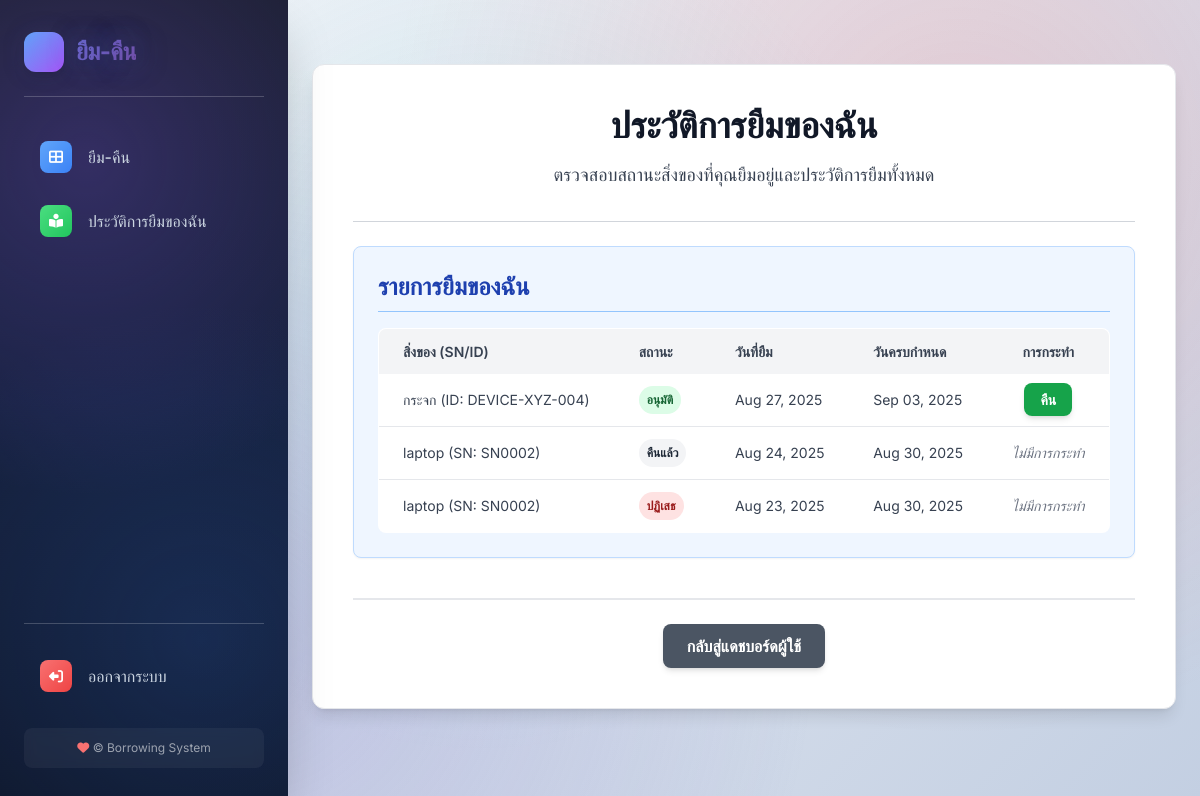
/my-borrowed-items/history/ (signed in), run on the app's committed database.
### borrowing/models.py (models this page shows, shortened)
class Loan(models.Model):
    asset = models.ForeignKey(Asset, on_delete=models.CASCADE, verbose_name="อุปกรณ์") # เปลี่ยนจาก item เป็น asset
    borrower = models.ForeignKey(CustomUser, on_delete=models.CASCADE, verbose_name="ผู้ยืม")
    borrow_date = models.DateTimeField(auto_now_add=True, verbose_name="วันที่ยืม")
    due_date = models.DateField(verbose_name="กำหนดคืน") # ใช้ DateField สำหรับวันที่เท่านั้น
    return_date = models.DateTimeField(null=True, blank=True, verbose_name="วันที่คืน")
    STATUS_CHOICES = [
        ('pending', 'รอดำเนินการ'),
        ('approved', 'อนุมัติแล้ว'),
        ('returned', 'คืนแล้ว'),
        ('rejected', 'ถูกปฏิเสธ'),
        ('overdue', 'เกินกำหนด'),
    ]
    status = models.CharField(max_length=20, choices=STATUS_CHOICES, default='pending', verbose_name="สถานะ")
    reason = models.TextField(blank=True, verbose_name="เหตุผลการยืม") # เพิ่มฟิลด์เหตุผลการยืม
    class Meta:
        verbose_name = "รายการยืม"
        verbose_name_plural = "รายการยืม"
        ordering = ['-borrow_date']

class Asset(models.Model):
    item = models.ForeignKey(Item, on_delete=models.CASCADE, related_name='assets', verbose_name="ประเภทสิ่งของ")
    serial_number = models.CharField(max_length=255, blank=True, null=True, unique=True, verbose_name="หมายเลขซีเรียล")
    device_id = models.CharField(max_length=255, blank=True, null=True, unique=True, verbose_name="ID อุปกรณ์")
    location = models.CharField(max_length=255, blank=True, null=True, verbose_name="ตำแหน่ง")
    STATUS_CHOICES = [
        ('available', 'พร้อมใช้งาน'),
        ('on_loan', 'กำลังถูกยืม'),
        ('maintenance', 'บำรุงรักษา'),
        ('retired', 'ปลดระวาง'),
    ]
    status = models.CharField(max_length=20, choices=STATUS_CHOICES, default='available', verbose_name="สถานะ")
    class Meta:
        verbose_name = "อุปกรณ์"
        verbose_name_plural = "อุปกรณ์"

class Item(models.Model):
    organization = models.ForeignKey(Organization, on_delete=models.CASCADE, verbose_name="องค์กร")
    name = models.CharField(max_length=255, verbose_name="ชื่อประเภทสิ่งของ")
    description = models.TextField(blank=True, verbose_name="รายละเอียด")
    total_quantity = models.IntegerField(default=0, verbose_name="จำนวนทั้งหมด")
    available_quantity = models.IntegerField(default=0, verbose_name="จำนวนที่เหลืออยู่")
    image = models.ImageField(upload_to='item_images/', blank=True, null=True, verbose_name="รูปภาพสิ่งของ")
    item_type = models.CharField(max_length=100, blank=True, null=True, verbose_name="ประเภทสิ่งของ")
    added_at = models.DateTimeField(auto_now_add=True, verbose_name="วันที่เพิ่ม")
    class Meta:
        verbose_name = "ประเภทสิ่งของ"
        verbose_name_plural = "ประเภทสิ่งของ"
        unique_together = ('organization', 'name')

### users/views.py (the view)
# urls.py: path('my-borrowed-items/history/', views.my_borrowed_items_history, name='my_borrowed_items_history'),
@login_required
def my_borrowed_items_history(request):
    my_loans = Loan.objects.filter(borrower=request.user).order_by('-borrow_date')
    return render(request, 'users/my_borrowed_items_history.html', {'my_loans': my_loans})

### users/context_processors.py (called while the page is built)
def unread_notifications_count(request):
    if request.user.is_authenticated:
        count = Notification.objects.filter(user=request.user, is_read=False).count()
        return {'unread_notifications_count': count}
    return {'unread_notifications_count': 0} # หากผู้ใช้ยังไม่ได้ล็อกอิน ให้ส่ง 0

### users/templates/users/my_borrowed_items_history.html (shortened to what this page needs)
{% extends 'users/base.html' %}
{% block content %}
<div class="bg-white p-6 md:p-8 lg:p-10 rounded-xl shadow-lg max-w-4xl mx-auto my-8 border border-gray-200">
    <h1 class="text-3xl md:text-4xl font-extrabold text-gray-900 mb-4 text-center">ประวัติการยืมของฉัน</h1>
    <p class="text-gray-700 mb-8 text-center text-lg">ตรวจสอบสถานะสิ่งของที่คุณยืมอยู่และประวัติการยืมทั้งหมด</p>
    <hr class="my-6 border-gray-300">
    <div class="mb-10 p-6 bg-blue-50 rounded-lg shadow-sm border border-blue-200">
        <h2 class="text-2xl font-bold text-blue-800 mb-4 border-b pb-2 border-blue-300">รายการยืมของฉัน</h2>
        {% if my_loans %}
            <div class="overflow-x-auto">
                <table class="min-w-full bg-white rounded-lg overflow-hidden border border-gray-200">
                    <thead>
                        <tr class="bg-gray-100 text-gray-700 uppercase text-sm leading-normal">
                            <th class="py-3 px-6 text-left font-semibold">สิ่งของ (SN/ID)</th>
                            <th class="py-3 px-6 text-left font-semibold">สถานะ</th>
                            <th class="py-3 px-6 text-left font-semibold">วันที่ยืม</th>
                            <th class="py-3 px-6 text-left font-semibold">วันครบกำหนด</th>
                            <th class="py-3 px-6 text-center font-semibold">การกระทำ</th>
                        </tr>
                    </thead>
                    <tbody class="text-gray-700 text-sm">
                        {% for loan in my_loans %}
                            <tr class="border-b border-gray-200 hover:bg-gray-50 transition duration-150 ease-in-out">
                                <td class="py-3 px-6 text-left whitespace-nowrap">
                                    {{ loan.asset.item.name }}
                                    {% if loan.asset.serial_number %}
                                        (SN: {{ loan.asset.serial_number }})
                                    {% elif loan.asset.device_id %}
                                        (ID: {{ loan.asset.device_id }})
                                    {% endif %}
                                </td>
                                <td class="py-3 px-6 text-left">
                                    {% if loan.status == 'approved' %}
                                        <span class="px-2 py-1 inline-flex text-xs leading-5 font-semibold rounded-full bg-green-100 text-green-800">อนุมัติ</span>
                                    {% elif loan.status == 'pending' %}
                                        <span class="px-2 py-1 inline-flex text-xs leading-5 font-semibold rounded-full bg-yellow-100 text-yellow-800">รอดำเนินการ</span>
                                    {% elif loan.status == 'returned' %}
                                        <span class="px-2 py-1 inline-flex text-xs leading-5 font-semibold rounded-full bg-gray-100 text-gray-800">คืนแล้ว</span>
                                    {% elif loan.status == 'rejected' %}
                                        <span class="px-2 py-1 inline-flex text-xs leading-5 font-semibold rounded-full bg-red-100 text-red-800">ปฏิเสธ</span>
                                    {% elif loan.status == 'overdue' %}
                                        <span class="px-2 py-1 inline-flex text-xs leading-5 font-semibold rounded-full bg-purple-100 text-purple-800">เกินกำหนด</span>
                                    {% endif %}
                                </td>
                                <td class="py-3 px-6 text-left">{{ loan.borrow_date|default_if_none:"N/A"|date:"M d, Y" }}</td>
                                <td class="py-3 px-6 text-left">{{ loan.due_date|date:"M d, Y" }}</td>
                                <td class="py-3 px-6 text-center">
                                    {% if loan.status == 'approved' %}
                                        <a href="{% url 'return_item' loan.id %}" class="bg-green-600 hover:bg-green-700 text-white text-sm font-semibold py-2 px-4 rounded-lg transition duration-300 transform hover:scale-105 shadow-md">คืน</a>
                                    {% else %}
                                        <span class="text-gray-500 text-sm italic">ไม่มีการกระทำ</span>
                                    {% endif %}
                                </td>
                            </tr>
                        {% endfor %}
                    </tbody>
                </table>
            </div>
        {% else %}
            <p class="text-gray-600 italic py-2">คุณยังไม่มีประวัติการยืมสิ่งของ</p>
        {% endif %}
    </div>
    <div class="mt-8 pt-6 border-t-2 border-gray-200 flex flex-wrap gap-4 justify-center">
        <a href="{% url 'user_dashboard' %}" class="bg-gray-600 hover:bg-gray-700 text-white font-semibold py-2.5 px-6 rounded-lg transition duration-300 transform hover:scale-105 shadow-md">กลับสู่แดชบอร์ดผู้ใช้</a>
    </div>
</div>
{% endblock content %}

### users/templates/users/base.html (style rules this page uses)
:root { --sbw:18rem; --primary-gradient: linear-gradient(135deg, #667eea 0%, #764ba2 100%); --sidebar-gradient: linear-gradient(180deg, #1a1f2e 0%, #16213e 50%, #0f172a 100%); --glass-bg: rgba(255, 255, 255, 0.1); --glass-border: rgba(255, 255, 255, 0.2); }
* { box-sizing: border-box; }
body { font-family: 'Inter', sans-serif; background: linear-gradient(135deg, #f5f7fa 0%, #c3cfe2 100%); color: #2d3748; min-height: 100vh; display: flex; position: relative; overflow-x: hidden; }
body::before { content: ''; position: fixed; top: 0; left: 0; width: 100%; height: 100%; background: radial-gradient(circle at 20% 80%, rgba(120, 119, 198, 0.3) 0%, transparent 50%), radial-gradient(circle at 80% 20%, rgba(255, 107, 107, 0.2) 0%, transparent 50%), radial-gradient(circle at 40% 40%, rgba(120, 219, 226, 0.2) 0%, transparent 50%); pointer-events: none; z-index: -1; }

### data on the page
Loan: asset.item.name "กระจก", asset.device_id "DEVICE-XYZ-004", status "อนุมัติ", borrow_date "Aug 27, 2025", due_date "Sep 03, 2025"
Loan: asset.item.name "laptop", asset.serial_number "SN0002", status "คืนแล้ว", borrow_date "Aug 24, 2025", due_date "Aug 30, 2025"
Loan: asset.item.name "laptop", asset.serial_number "SN0002", status "ปฏิเสธ", borrow_date "Aug 23, 2025", due_date "Aug 30, 2025"
